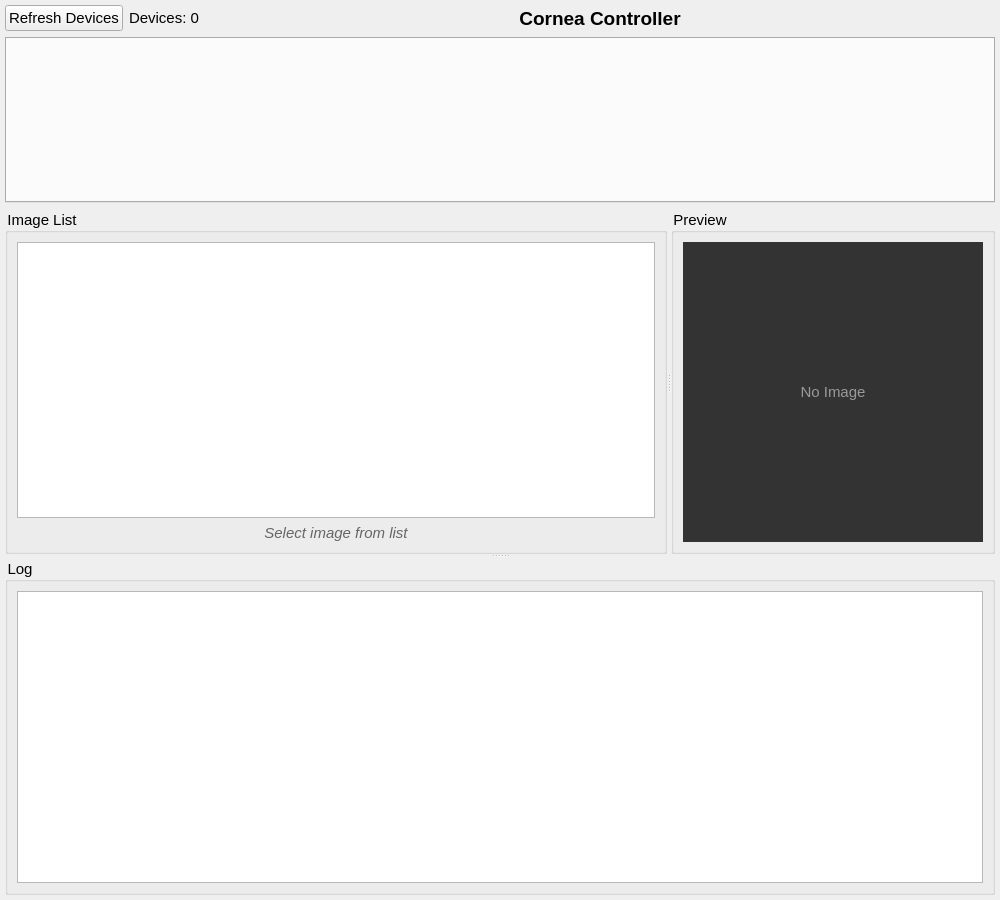
<?xml version="1.0" encoding="UTF-8"?>
<ui version="4.0">
 <class>CorneaWidget</class>
 <widget class="QWidget" name="CorneaWidget">
  <property name="geometry">
   <rect>
    <x>0</x>
    <y>0</y>
    <width>1000</width>
    <height>900</height>
   </rect>
  </property>
  <property name="windowTitle">
   <string>Cornea Controller</string>
  </property>
  <property name="styleSheet">
   <string>* { font-family: "Segoe UI", "Microsoft JhengHei UI", sans-serif; font-size: 11pt; }</string>
  </property>
  <layout class="QVBoxLayout" name="verticalLayout">
   <property name="spacing">
    <number>5</number>
   </property>
   <property name="leftMargin">
    <number>5</number>
   </property>
   <property name="topMargin">
    <number>5</number>
   </property>
   <property name="rightMargin">
    <number>5</number>
   </property>
   <property name="bottomMargin">
    <number>5</number>
   </property>
   <item>
    <widget class="QSplitter" name="mainSplitter">
     <property name="orientation">
      <enum>Qt::Vertical</enum>
     </property>
     <property name="childrenCollapsible">
      <bool>false</bool>
     </property>
     <widget class="QWidget" name="topWidget" native="true">
      <layout class="QVBoxLayout" name="topLayout">
       <property name="leftMargin">
        <number>0</number>
       </property>
       <property name="topMargin">
        <number>0</number>
       </property>
       <property name="rightMargin">
        <number>0</number>
       </property>
       <property name="bottomMargin">
        <number>0</number>
       </property>
       <item>
        <layout class="QHBoxLayout" name="topBarLayout">
         <item>
          <widget class="QPushButton" name="btnRefreshDevices">
           <property name="text">
            <string>Refresh Devices</string>
           </property>
          </widget>
         </item>
         <item>
          <widget class="QLabel" name="lblDeviceCount">
           <property name="text">
            <string>Devices: 0</string>
           </property>
          </widget>
         </item>
         <item>
          <widget class="QLabel" name="lblTitle">
           <property name="text">
            <string>Cornea Controller</string>
           </property>
           <property name="styleSheet">
            <string>font-weight: bold; font-size: 14pt;</string>
           </property>
           <property name="alignment">
            <set>Qt::AlignCenter</set>
           </property>
           <property name="sizePolicy">
            <sizepolicy hsizetype="Expanding" vsizetype="Preferred">
             <horstretch>1</horstretch>
             <verstretch>0</verstretch>
            </sizepolicy>
           </property>
          </widget>
         </item>
        </layout>
       </item>
       <item>
        <widget class="QTabWidget" name="tabDevices">
         <property name="currentIndex">
          <number>-1</number>
         </property>
        </widget>
       </item>
       <item>
        <widget class="QSplitter" name="imageSplitter">
         <property name="orientation">
          <enum>Qt::Horizontal</enum>
         </property>
         <widget class="QGroupBox" name="grpImageList">
          <property name="title">
           <string>Image List</string>
          </property>
          <property name="minimumSize">
           <size>
            <width>200</width>
            <height>0</height>
           </size>
          </property>
          <property name="sizePolicy">
           <sizepolicy hsizetype="Expanding" vsizetype="Preferred">
            <horstretch>1</horstretch>
            <verstretch>0</verstretch>
           </sizepolicy>
          </property>
          <layout class="QVBoxLayout" name="verticalLayout_2">
           <item>
            <widget class="QListWidget" name="listImages">
             <property name="minimumSize">
              <size>
               <width>180</width>
               <height>150</height>
              </size>
             </property>
             <property name="sizePolicy">
              <sizepolicy hsizetype="Expanding" vsizetype="Expanding">
               <horstretch>1</horstretch>
               <verstretch>1</verstretch>
              </sizepolicy>
             </property>
            </widget>
           </item>
           <item>
            <widget class="QLabel" name="lblImageInfo">
             <property name="text">
              <string>Select image from list</string>
             </property>
             <property name="alignment">
              <set>Qt::AlignCenter</set>
             </property>
             <property name="styleSheet">
              <string>color: #666; font-style: italic;</string>
             </property>
            </widget>
           </item>
          </layout>
         </widget>
         <widget class="QGroupBox" name="grpImagePreview">
          <property name="title">
           <string>Preview</string>
          </property>
          <property name="sizePolicy">
           <sizepolicy hsizetype="Fixed" vsizetype="Preferred">
            <horstretch>0</horstretch>
            <verstretch>0</verstretch>
           </sizepolicy>
          </property>
          <layout class="QVBoxLayout" name="verticalLayout_5">
           <item>
            <widget class="QLabel" name="lblImagePreview">
             <property name="minimumSize">
              <size>
               <width>300</width>
               <height>300</height>
              </size>
             </property>
             <property name="maximumSize">
              <size>
               <width>300</width>
               <height>300</height>
              </size>
             </property>
             <property name="text">
              <string>No Image</string>
             </property>
             <property name="alignment">
              <set>Qt::AlignCenter</set>
             </property>
             <property name="scaledContents">
              <bool>false</bool>
             </property>
             <property name="styleSheet">
              <string>background-color: #333; color: #999;</string>
             </property>
            </widget>
           </item>
          </layout>
         </widget>
        </widget>
       </item>
      </layout>
     </widget>
     <widget class="QGroupBox" name="grpLog">
      <property name="title">
       <string>Log</string>
      </property>
      <property name="minimumSize">
       <size>
        <width>0</width>
        <height>200</height>
       </size>
      </property>
      <layout class="QVBoxLayout" name="verticalLayout_4">
       <item>
        <widget class="QTextEdit" name="txtLog">
         <property name="minimumSize">
          <size>
           <width>0</width>
           <height>150</height>
          </size>
         </property>
         <property name="readOnly">
          <bool>true</bool>
         </property>
         <property name="styleSheet">
          <string>font-family: Consolas, "Courier New", monospace; font-size: 11pt;</string>
         </property>
        </widget>
       </item>
      </layout>
     </widget>
    </widget>
   </item>
  </layout>
 </widget>
 <resources/>
 <connections/>
</ui>
